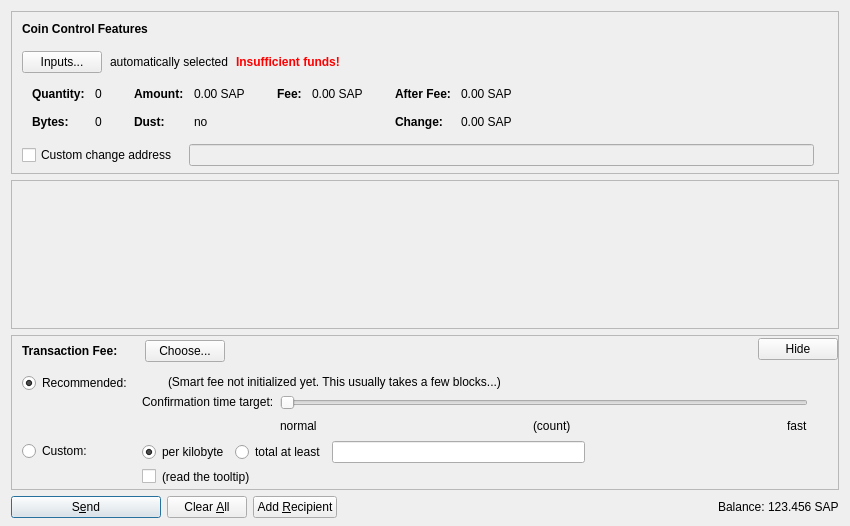
<?xml version="1.0" encoding="UTF-8"?>
<ui version="4.0">
 <class>SendCoinsDialog</class>
 <widget class="QDialog" name="SendCoinsDialog">
  <property name="geometry">
   <rect>
    <x>0</x>
    <y>0</y>
    <width>850</width>
    <height>526</height>
   </rect>
  </property>
  <property name="windowTitle">
   <string>Send Coins</string>
  </property>
  <layout class="QVBoxLayout" name="verticalLayout" stretch="0,1,0,0">
   <property name="bottomMargin">
    <number>8</number>
   </property>
   <item>
    <widget class="QFrame" name="frameCoinControl">
     <property name="sizePolicy">
      <sizepolicy hsizetype="Expanding" vsizetype="Expanding">
       <horstretch>0</horstretch>
       <verstretch>0</verstretch>
      </sizepolicy>
     </property>
     <property name="maximumSize">
      <size>
       <width>16777215</width>
       <height>16777215</height>
      </size>
     </property>
     <property name="frameShape">
      <enum>QFrame::StyledPanel</enum>
     </property>
     <property name="frameShadow">
      <enum>QFrame::Sunken</enum>
     </property>
     <layout class="QVBoxLayout" name="verticalLayoutCoinControl2">
      <property name="spacing">
       <number>0</number>
      </property>
      <property name="leftMargin">
       <number>0</number>
      </property>
      <property name="topMargin">
       <number>0</number>
      </property>
      <property name="rightMargin">
       <number>0</number>
      </property>
      <property name="bottomMargin">
       <number>6</number>
      </property>
      <item>
       <layout class="QVBoxLayout" name="verticalLayoutCoinControl" stretch="0,0,0,0,1">
        <property name="spacing">
         <number>0</number>
        </property>
        <property name="leftMargin">
         <number>10</number>
        </property>
        <property name="topMargin">
         <number>10</number>
        </property>
        <item>
         <layout class="QHBoxLayout" name="horizontalLayoutCoinControl1">
          <property name="bottomMargin">
           <number>15</number>
          </property>
          <item>
           <widget class="QLabel" name="labelCoinControlFeatures">
            <property name="sizePolicy">
             <sizepolicy hsizetype="Preferred" vsizetype="Maximum">
              <horstretch>0</horstretch>
              <verstretch>0</verstretch>
             </sizepolicy>
            </property>
            <property name="font">
             <font>
              <weight>75</weight>
              <bold>true</bold>
             </font>
            </property>
            <property name="styleSheet">
             <string notr="true">font-weight:bold;</string>
            </property>
            <property name="text">
             <string>Coin Control Features</string>
            </property>
           </widget>
          </item>
         </layout>
        </item>
        <item>
         <layout class="QHBoxLayout" name="horizontalLayoutCoinControl2" stretch="0,0,0,0">
          <property name="spacing">
           <number>8</number>
          </property>
          <property name="bottomMargin">
           <number>10</number>
          </property>
          <item>
           <widget class="QPushButton" name="pushButtonCoinControl">
            <property name="styleSheet">
             <string notr="true"/>
            </property>
            <property name="text">
             <string>Inputs...</string>
            </property>
            <property name="autoDefault">
             <bool>false</bool>
            </property>
           </widget>
          </item>
          <item>
           <widget class="QLabel" name="labelCoinControlAutomaticallySelected">
            <property name="text">
             <string>automatically selected</string>
            </property>
            <property name="margin">
             <number>5</number>
            </property>
           </widget>
          </item>
          <item>
           <widget class="QLabel" name="labelCoinControlInsuffFunds">
            <property name="font">
             <font>
              <weight>75</weight>
              <bold>true</bold>
             </font>
            </property>
            <property name="styleSheet">
             <string notr="true">color:red;font-weight:bold;</string>
            </property>
            <property name="text">
             <string>Insufficient funds!</string>
            </property>
            <property name="margin">
             <number>5</number>
            </property>
           </widget>
          </item>
          <item>
           <spacer name="horizontalSpacerCoinControl">
            <property name="orientation">
             <enum>Qt::Horizontal</enum>
            </property>
            <property name="sizeHint" stdset="0">
             <size>
              <width>40</width>
              <height>1</height>
             </size>
            </property>
           </spacer>
          </item>
         </layout>
        </item>
        <item>
         <widget class="QWidget" name="widgetCoinControl" native="true">
          <property name="sizePolicy">
           <sizepolicy hsizetype="Preferred" vsizetype="Preferred">
            <horstretch>0</horstretch>
            <verstretch>0</verstretch>
           </sizepolicy>
          </property>
          <property name="minimumSize">
           <size>
            <width>0</width>
            <height>0</height>
           </size>
          </property>
          <property name="styleSheet">
           <string notr="true"/>
          </property>
          <layout class="QHBoxLayout" name="horizontalLayoutCoinControl5">
           <property name="leftMargin">
            <number>0</number>
           </property>
           <property name="topMargin">
            <number>0</number>
           </property>
           <property name="rightMargin">
            <number>0</number>
           </property>
           <property name="bottomMargin">
            <number>0</number>
           </property>
           <item>
            <layout class="QHBoxLayout" name="horizontalLayoutCoinControl3" stretch="0,0,0,1">
             <property name="spacing">
              <number>20</number>
             </property>
             <property name="topMargin">
              <number>0</number>
             </property>
             <property name="bottomMargin">
              <number>10</number>
             </property>
             <item>
              <layout class="QFormLayout" name="formLayoutCoinControl1">
               <property name="horizontalSpacing">
                <number>10</number>
               </property>
               <property name="verticalSpacing">
                <number>14</number>
               </property>
               <property name="leftMargin">
                <number>10</number>
               </property>
               <property name="topMargin">
                <number>4</number>
               </property>
               <property name="rightMargin">
                <number>6</number>
               </property>
               <item row="0" column="0">
                <widget class="QLabel" name="labelCoinControlQuantityText">
                 <property name="font">
                  <font>
                   <weight>75</weight>
                   <bold>true</bold>
                  </font>
                 </property>
                 <property name="text">
                  <string>Quantity:</string>
                 </property>
                 <property name="margin">
                  <number>0</number>
                 </property>
                </widget>
               </item>
               <item row="0" column="1">
                <widget class="QLabel" name="labelCoinControlQuantity">
                 <property name="cursor">
                  <cursorShape>IBeamCursor</cursorShape>
                 </property>
                 <property name="contextMenuPolicy">
                  <enum>Qt::ActionsContextMenu</enum>
                 </property>
                 <property name="text">
                  <string notr="true">0</string>
                 </property>
                 <property name="margin">
                  <number>0</number>
                 </property>
                 <property name="textInteractionFlags">
                  <set>Qt::LinksAccessibleByMouse|Qt::TextSelectableByKeyboard|Qt::TextSelectableByMouse</set>
                 </property>
                </widget>
               </item>
               <item row="1" column="0">
                <widget class="QLabel" name="labelCoinControlBytesText">
                 <property name="font">
                  <font>
                   <weight>75</weight>
                   <bold>true</bold>
                  </font>
                 </property>
                 <property name="text">
                  <string>Bytes:</string>
                 </property>
                </widget>
               </item>
               <item row="1" column="1">
                <widget class="QLabel" name="labelCoinControlBytes">
                 <property name="cursor">
                  <cursorShape>IBeamCursor</cursorShape>
                 </property>
                 <property name="contextMenuPolicy">
                  <enum>Qt::ActionsContextMenu</enum>
                 </property>
                 <property name="text">
                  <string notr="true">0</string>
                 </property>
                 <property name="textInteractionFlags">
                  <set>Qt::LinksAccessibleByMouse|Qt::TextSelectableByKeyboard|Qt::TextSelectableByMouse</set>
                 </property>
                </widget>
               </item>
              </layout>
             </item>
             <item>
              <layout class="QFormLayout" name="formLayoutCoinControl2">
               <property name="horizontalSpacing">
                <number>10</number>
               </property>
               <property name="verticalSpacing">
                <number>14</number>
               </property>
               <property name="leftMargin">
                <number>6</number>
               </property>
               <property name="topMargin">
                <number>4</number>
               </property>
               <property name="rightMargin">
                <number>6</number>
               </property>
               <item row="0" column="0">
                <widget class="QLabel" name="labelCoinControlAmountText">
                 <property name="font">
                  <font>
                   <weight>75</weight>
                   <bold>true</bold>
                  </font>
                 </property>
                 <property name="text">
                  <string>Amount:</string>
                 </property>
                 <property name="margin">
                  <number>0</number>
                 </property>
                </widget>
               </item>
               <item row="0" column="1">
                <widget class="QLabel" name="labelCoinControlAmount">
                 <property name="cursor">
                  <cursorShape>IBeamCursor</cursorShape>
                 </property>
                 <property name="contextMenuPolicy">
                  <enum>Qt::ActionsContextMenu</enum>
                 </property>
                 <property name="text">
                  <string notr="true">0.00 SAP</string>
                 </property>
                 <property name="textInteractionFlags">
                  <set>Qt::LinksAccessibleByMouse|Qt::TextSelectableByKeyboard|Qt::TextSelectableByMouse</set>
                 </property>
                </widget>
               </item>
               <item row="1" column="0">
                <widget class="QLabel" name="labelCoinControlLowOutputText">
                 <property name="font">
                  <font>
                   <weight>75</weight>
                   <bold>true</bold>
                  </font>
                 </property>
                 <property name="text">
                  <string>Dust:</string>
                 </property>
                </widget>
               </item>
               <item row="1" column="1">
                <widget class="QLabel" name="labelCoinControlLowOutput">
                 <property name="cursor">
                  <cursorShape>IBeamCursor</cursorShape>
                 </property>
                 <property name="contextMenuPolicy">
                  <enum>Qt::ActionsContextMenu</enum>
                 </property>
                 <property name="text">
                  <string notr="true">no</string>
                 </property>
                 <property name="textInteractionFlags">
                  <set>Qt::LinksAccessibleByMouse|Qt::TextSelectableByKeyboard|Qt::TextSelectableByMouse</set>
                 </property>
                </widget>
               </item>
              </layout>
             </item>
             <item>
              <layout class="QFormLayout" name="formLayoutCoinControl3">
               <property name="horizontalSpacing">
                <number>10</number>
               </property>
               <property name="verticalSpacing">
                <number>14</number>
               </property>
               <property name="leftMargin">
                <number>6</number>
               </property>
               <property name="topMargin">
                <number>4</number>
               </property>
               <property name="rightMargin">
                <number>6</number>
               </property>
               <item row="0" column="0">
                <widget class="QLabel" name="labelCoinControlFeeText">
                 <property name="font">
                  <font>
                   <weight>75</weight>
                   <bold>true</bold>
                  </font>
                 </property>
                 <property name="text">
                  <string>Fee:</string>
                 </property>
                 <property name="margin">
                  <number>0</number>
                 </property>
                </widget>
               </item>
               <item row="0" column="1">
                <widget class="QLabel" name="labelCoinControlFee">
                 <property name="cursor">
                  <cursorShape>IBeamCursor</cursorShape>
                 </property>
                 <property name="contextMenuPolicy">
                  <enum>Qt::ActionsContextMenu</enum>
                 </property>
                 <property name="text">
                  <string notr="true">0.00 SAP</string>
                 </property>
                 <property name="textInteractionFlags">
                  <set>Qt::LinksAccessibleByMouse|Qt::TextSelectableByKeyboard|Qt::TextSelectableByMouse</set>
                 </property>
                </widget>
               </item>
              </layout>
             </item>
             <item>
              <layout class="QFormLayout" name="formLayoutCoinControl4">
               <property name="horizontalSpacing">
                <number>10</number>
               </property>
               <property name="verticalSpacing">
                <number>14</number>
               </property>
               <property name="leftMargin">
                <number>6</number>
               </property>
               <property name="topMargin">
                <number>4</number>
               </property>
               <property name="rightMargin">
                <number>6</number>
               </property>
               <item row="0" column="0">
                <widget class="QLabel" name="labelCoinControlAfterFeeText">
                 <property name="font">
                  <font>
                   <weight>75</weight>
                   <bold>true</bold>
                  </font>
                 </property>
                 <property name="text">
                  <string>After Fee:</string>
                 </property>
                 <property name="margin">
                  <number>0</number>
                 </property>
                </widget>
               </item>
               <item row="0" column="1">
                <widget class="QLabel" name="labelCoinControlAfterFee">
                 <property name="cursor">
                  <cursorShape>IBeamCursor</cursorShape>
                 </property>
                 <property name="contextMenuPolicy">
                  <enum>Qt::ActionsContextMenu</enum>
                 </property>
                 <property name="text">
                  <string notr="true">0.00 SAP</string>
                 </property>
                 <property name="textInteractionFlags">
                  <set>Qt::LinksAccessibleByMouse|Qt::TextSelectableByKeyboard|Qt::TextSelectableByMouse</set>
                 </property>
                </widget>
               </item>
               <item row="1" column="0">
                <widget class="QLabel" name="labelCoinControlChangeText">
                 <property name="font">
                  <font>
                   <weight>75</weight>
                   <bold>true</bold>
                  </font>
                 </property>
                 <property name="text">
                  <string>Change:</string>
                 </property>
                </widget>
               </item>
               <item row="1" column="1">
                <widget class="QLabel" name="labelCoinControlChange">
                 <property name="cursor">
                  <cursorShape>IBeamCursor</cursorShape>
                 </property>
                 <property name="contextMenuPolicy">
                  <enum>Qt::ActionsContextMenu</enum>
                 </property>
                 <property name="text">
                  <string notr="true">0.00 SAP</string>
                 </property>
                 <property name="textInteractionFlags">
                  <set>Qt::LinksAccessibleByMouse|Qt::TextSelectableByKeyboard|Qt::TextSelectableByMouse</set>
                 </property>
                </widget>
               </item>
              </layout>
             </item>
            </layout>
           </item>
          </layout>
         </widget>
        </item>
        <item>
         <layout class="QHBoxLayout" name="horizontalLayoutCoinControl4" stretch="0,0,0">
          <property name="spacing">
           <number>12</number>
          </property>
          <property name="sizeConstraint">
           <enum>QLayout::SetDefaultConstraint</enum>
          </property>
          <property name="topMargin">
           <number>5</number>
          </property>
          <property name="rightMargin">
           <number>5</number>
          </property>
          <item>
           <widget class="QCheckBox" name="checkBoxCoinControlChange">
            <property name="toolTip">
             <string>If this is activated, but the change address is empty or invalid, change will be sent to a newly generated address.</string>
            </property>
            <property name="text">
             <string>Custom change address</string>
            </property>
           </widget>
          </item>
          <item>
           <widget class="QValidatedLineEdit" name="lineEditCoinControlChange">
            <property name="enabled">
             <bool>false</bool>
            </property>
            <property name="sizePolicy">
             <sizepolicy hsizetype="Expanding" vsizetype="Fixed">
              <horstretch>0</horstretch>
              <verstretch>0</verstretch>
             </sizepolicy>
            </property>
           </widget>
          </item>
          <item>
           <widget class="QLabel" name="labelCoinControlChangeLabel">
            <property name="sizePolicy">
             <sizepolicy hsizetype="Preferred" vsizetype="Expanding">
              <horstretch>0</horstretch>
              <verstretch>0</verstretch>
             </sizepolicy>
            </property>
            <property name="minimumSize">
             <size>
              <width>0</width>
              <height>0</height>
             </size>
            </property>
            <property name="text">
             <string/>
            </property>
            <property name="margin">
             <number>3</number>
            </property>
           </widget>
          </item>
         </layout>
        </item>
        <item>
         <spacer name="verticalSpacerCoinControl">
          <property name="orientation">
           <enum>Qt::Vertical</enum>
          </property>
          <property name="sizeHint" stdset="0">
           <size>
            <width>800</width>
            <height>1</height>
           </size>
          </property>
         </spacer>
        </item>
       </layout>
      </item>
     </layout>
    </widget>
   </item>
   <item>
    <widget class="QScrollArea" name="scrollArea">
     <property name="widgetResizable">
      <bool>true</bool>
     </property>
     <widget class="QWidget" name="scrollAreaWidgetContents">
      <property name="geometry">
       <rect>
        <x>0</x>
        <y>0</y>
        <width>830</width>
        <height>104</height>
       </rect>
      </property>
      <layout class="QVBoxLayout" name="verticalLayout_2" stretch="0,1">
       <property name="leftMargin">
        <number>0</number>
       </property>
       <property name="topMargin">
        <number>0</number>
       </property>
       <property name="rightMargin">
        <number>0</number>
       </property>
       <property name="bottomMargin">
        <number>0</number>
       </property>
       <item>
        <layout class="QVBoxLayout" name="entries">
         <property name="spacing">
          <number>6</number>
         </property>
        </layout>
       </item>
       <item>
        <spacer name="verticalSpacer">
         <property name="orientation">
          <enum>Qt::Vertical</enum>
         </property>
         <property name="sizeHint" stdset="0">
          <size>
           <width>20</width>
           <height>40</height>
          </size>
         </property>
        </spacer>
       </item>
      </layout>
     </widget>
    </widget>
   </item>
   <item>
    <widget class="QFrame" name="frameFee">
     <property name="sizePolicy">
      <sizepolicy hsizetype="Expanding" vsizetype="Expanding">
       <horstretch>0</horstretch>
       <verstretch>0</verstretch>
      </sizepolicy>
     </property>
     <property name="maximumSize">
      <size>
       <width>16777215</width>
       <height>16777215</height>
      </size>
     </property>
     <property name="frameShape">
      <enum>QFrame::StyledPanel</enum>
     </property>
     <property name="frameShadow">
      <enum>QFrame::Sunken</enum>
     </property>
     <layout class="QVBoxLayout" name="verticalLayoutFee1">
      <property name="spacing">
       <number>0</number>
      </property>
      <property name="leftMargin">
       <number>0</number>
      </property>
      <property name="topMargin">
       <number>0</number>
      </property>
      <property name="rightMargin">
       <number>0</number>
      </property>
      <property name="bottomMargin">
       <number>0</number>
      </property>
      <item>
       <layout class="QVBoxLayout" name="verticalLayoutFee2" stretch="0,0,0">
        <property name="spacing">
         <number>0</number>
        </property>
        <property name="leftMargin">
         <number>10</number>
        </property>
        <property name="topMargin">
         <number>0</number>
        </property>
        <item>
         <layout class="QHBoxLayout" name="horizontalLayoutFee1">
          <property name="bottomMargin">
           <number>0</number>
          </property>
          <item>
           <layout class="QVBoxLayout" name="verticalLayoutFee7">
            <property name="spacing">
             <number>0</number>
            </property>
            <item>
             <spacer name="verticalSpacerSmartFee">
              <property name="orientation">
               <enum>Qt::Vertical</enum>
              </property>
              <property name="sizeType">
               <enum>QSizePolicy::Fixed</enum>
              </property>
              <property name="sizeHint" stdset="0">
               <size>
                <width>1</width>
                <height>4</height>
               </size>
              </property>
             </spacer>
            </item>
            <item>
             <layout class="QHBoxLayout" name="horizontalLayoutSmartFee">
              <property name="spacing">
               <number>10</number>
              </property>
              <item>
               <widget class="QLabel" name="labelFeeHeadline">
                <property name="sizePolicy">
                 <sizepolicy hsizetype="Preferred" vsizetype="Maximum">
                  <horstretch>0</horstretch>
                  <verstretch>0</verstretch>
                 </sizepolicy>
                </property>
                <property name="font">
                 <font>
                  <weight>75</weight>
                  <bold>true</bold>
                 </font>
                </property>
                <property name="styleSheet">
                 <string notr="true">font-weight:bold;</string>
                </property>
                <property name="text">
                 <string>Transaction Fee:</string>
                </property>
               </widget>
              </item>
              <item>
               <widget class="QLabel" name="labelFeeMinimized">
                <property name="text">
                 <string/>
                </property>
               </widget>
              </item>
              <item>
               <widget class="QPushButton" name="buttonChooseFee">
                <property name="text">
                 <string>Choose...</string>
                </property>
               </widget>
              </item>
             </layout>
            </item>
            <item>
             <spacer name="verticalSpacer_5">
              <property name="orientation">
               <enum>Qt::Vertical</enum>
              </property>
              <property name="sizeHint" stdset="0">
               <size>
                <width>1</width>
                <height>1</height>
               </size>
              </property>
             </spacer>
            </item>
           </layout>
          </item>
          <item>
           <spacer name="horizontalSpacer_4">
            <property name="orientation">
             <enum>Qt::Horizontal</enum>
            </property>
            <property name="sizeHint" stdset="0">
             <size>
              <width>40</width>
              <height>20</height>
             </size>
            </property>
           </spacer>
          </item>
          <item>
           <widget class="QPushButton" name="buttonMinimizeFee">
            <property name="toolTip">
             <string>collapse fee-settings</string>
            </property>
            <property name="text">
             <string>Hide</string>
            </property>
           </widget>
          </item>
         </layout>
        </item>
        <item>
         <widget class="QFrame" name="frameFeeSelection">
          <layout class="QVBoxLayout" name="verticalLayoutFee12">
           <property name="spacing">
            <number>0</number>
           </property>
           <property name="leftMargin">
            <number>0</number>
           </property>
           <property name="topMargin">
            <number>0</number>
           </property>
           <property name="rightMargin">
            <number>0</number>
           </property>
           <property name="bottomMargin">
            <number>0</number>
           </property>
           <item>
            <layout class="QGridLayout" name="gridLayoutFee">
             <property name="topMargin">
              <number>10</number>
             </property>
             <property name="bottomMargin">
              <number>4</number>
             </property>
             <property name="horizontalSpacing">
              <number>10</number>
             </property>
             <property name="verticalSpacing">
              <number>4</number>
             </property>
             <item row="1" column="1">
              <layout class="QVBoxLayout" name="verticalLayoutFee8">
               <property name="spacing">
                <number>6</number>
               </property>
               <item>
                <layout class="QHBoxLayout" name="horizontalLayoutFee13">
                 <item>
                  <widget class="QRadioButton" name="radioCustomPerKilobyte">
                   <property name="toolTip">
                    <string>If the custom fee is set to 1000 satoshis and the transaction is only 250 bytes, then &quot;per kilobyte&quot; only pays 250 satoshis in fee, while &quot;total at least&quot; pays 1000 satoshis. For transactions bigger than a kilobyte both pay by kilobyte.</string>
                   </property>
                   <property name="text">
                    <string>per kilobyte</string>
                   </property>
                   <property name="checked">
                    <bool>true</bool>
                   </property>
                   <attribute name="buttonGroup">
                    <string notr="true">groupCustomFee</string>
                   </attribute>
                  </widget>
                 </item>
                 <item>
                  <widget class="QRadioButton" name="radioCustomAtLeast">
                   <property name="toolTip">
                    <string>If the custom fee is set to 1000 satoshis and the transaction is only 250 bytes, then &quot;per kilobyte&quot; only pays 250 satoshis in fee, while &quot;total at least&quot; pays 1000 satoshis. For transactions bigger than a kilobyte both pay by kilobyte.</string>
                   </property>
                   <property name="text">
                    <string>total at least</string>
                   </property>
                   <attribute name="buttonGroup">
                    <string notr="true">groupCustomFee</string>
                   </attribute>
                  </widget>
                 </item>
                 <item>
                  <widget class="MethuselahAmountField" name="customFee"/>
                 </item>
                 <item>
                  <spacer name="horizontalSpacer_6">
                   <property name="orientation">
                    <enum>Qt::Horizontal</enum>
                   </property>
                   <property name="sizeHint" stdset="0">
                    <size>
                     <width>1</width>
                     <height>1</height>
                    </size>
                   </property>
                  </spacer>
                 </item>
                </layout>
               </item>
               <item>
                <layout class="QHBoxLayout" name="horizontalLayoutFee8">
                 <item>
                  <widget class="QCheckBox" name="checkBoxMinimumFee">
                   <property name="toolTip">
                    <string>Paying only the minimum fee is just fine as long as there is less transaction volume than space in the blocks. But be aware that this can end up in a never confirming transaction once there is more demand for methuselah transactions than the network can process.</string>
                   </property>
                   <property name="text">
                    <string/>
                   </property>
                  </widget>
                 </item>
                 <item>
                  <widget class="QLabel" name="labelMinFeeWarning">
                   <property name="enabled">
                    <bool>true</bool>
                   </property>
                   <property name="toolTip">
                    <string>Paying only the minimum fee is just fine as long as there is less transaction volume than space in the blocks. But be aware that this can end up in a never confirming transaction once there is more demand for methuselah transactions than the network can process.</string>
                   </property>
                   <property name="text">
                    <string>(read the tooltip)</string>
                   </property>
                   <property name="margin">
                    <number>5</number>
                   </property>
                  </widget>
                 </item>
                 <item>
                  <spacer name="horizontalSpacer_2">
                   <property name="orientation">
                    <enum>Qt::Horizontal</enum>
                   </property>
                   <property name="sizeHint" stdset="0">
                    <size>
                     <width>1</width>
                     <height>1</height>
                    </size>
                   </property>
                  </spacer>
                 </item>
                </layout>
               </item>
              </layout>
             </item>
             <item row="0" column="0">
              <layout class="QVBoxLayout" name="verticalLayoutFee4" stretch="0,1">
               <item>
                <widget class="QRadioButton" name="radioSmartFee">
                 <property name="text">
                  <string>Recommended:</string>
                 </property>
                 <property name="checked">
                  <bool>true</bool>
                 </property>
                 <attribute name="buttonGroup">
                  <string notr="true">groupFee</string>
                 </attribute>
                </widget>
               </item>
               <item>
                <spacer name="verticalSpacer_2">
                 <property name="orientation">
                  <enum>Qt::Vertical</enum>
                 </property>
                 <property name="sizeHint" stdset="0">
                  <size>
                   <width>1</width>
                   <height>1</height>
                  </size>
                 </property>
                </spacer>
               </item>
              </layout>
             </item>
             <item row="1" column="0">
              <layout class="QVBoxLayout" name="verticalLayoutFee9" stretch="0,1">
               <item>
                <widget class="QRadioButton" name="radioCustomFee">
                 <property name="text">
                  <string>Custom:</string>
                 </property>
                 <attribute name="buttonGroup">
                  <string notr="true">groupFee</string>
                 </attribute>
                </widget>
               </item>
               <item>
                <spacer name="verticalSpacer_6">
                 <property name="orientation">
                  <enum>Qt::Vertical</enum>
                 </property>
                 <property name="sizeHint" stdset="0">
                  <size>
                   <width>1</width>
                   <height>1</height>
                  </size>
                 </property>
                </spacer>
               </item>
              </layout>
             </item>
             <item row="0" column="1">
              <layout class="QVBoxLayout" name="verticalLayoutFee3" stretch="0,0,1">
               <property name="spacing">
                <number>6</number>
               </property>
               <property name="topMargin">
                <number>2</number>
               </property>
               <item>
                <layout class="QHBoxLayout" name="horizontalLayoutFee12">
                 <item>
                  <widget class="QLabel" name="labelSmartFee">
                   <property name="text">
                    <string/>
                   </property>
                   <property name="margin">
                    <number>2</number>
                   </property>
                  </widget>
                 </item>
                 <item>
                  <widget class="QLabel" name="labelFeeEstimation">
                   <property name="text">
                    <string/>
                   </property>
                  </widget>
                 </item>
                 <item>
                  <widget class="QLabel" name="labelSmartFee2">
                   <property name="text">
                    <string>(Smart fee not initialized yet. This usually takes a few blocks...)</string>
                   </property>
                   <property name="margin">
                    <number>2</number>
                   </property>
                  </widget>
                 </item>
                 <item>
                  <spacer name="horizontalSpacer_5">
                   <property name="orientation">
                    <enum>Qt::Horizontal</enum>
                   </property>
                   <property name="sizeHint" stdset="0">
                    <size>
                     <width>1</width>
                     <height>1</height>
                    </size>
                   </property>
                  </spacer>
                 </item>
                </layout>
               </item>
               <item>
                <layout class="QHBoxLayout" name="horizontalLayoutFee9">
                 <item>
                  <layout class="QVBoxLayout" name="verticalLayoutFee6">
                   <item>
                    <widget class="QLabel" name="labelSmartFee3">
                     <property name="text">
                      <string>Confirmation time target:</string>
                     </property>
                     <property name="margin">
                      <number>2</number>
                     </property>
                    </widget>
                   </item>
                   <item>
                    <spacer name="verticalSpacer_3">
                     <property name="orientation">
                      <enum>Qt::Vertical</enum>
                     </property>
                     <property name="sizeHint" stdset="0">
                      <size>
                       <width>1</width>
                       <height>1</height>
                      </size>
                     </property>
                    </spacer>
                   </item>
                  </layout>
                 </item>
                 <item>
                  <layout class="QVBoxLayout" name="verticalLayoutFee5">
                   <property name="rightMargin">
                    <number>30</number>
                   </property>
                   <item>
                    <widget class="QSlider" name="sliderSmartFee">
                     <property name="minimum">
                      <number>0</number>
                     </property>
                     <property name="maximum">
                      <number>23</number>
                     </property>
                     <property name="pageStep">
                      <number>1</number>
                     </property>
                     <property name="value">
                      <number>0</number>
                     </property>
                     <property name="orientation">
                      <enum>Qt::Horizontal</enum>
                     </property>
                     <property name="invertedAppearance">
                      <bool>false</bool>
                     </property>
                     <property name="invertedControls">
                      <bool>false</bool>
                     </property>
                     <property name="tickPosition">
                      <enum>QSlider::NoTicks</enum>
                     </property>
                    </widget>
                   </item>
                   <item>
                    <layout class="QHBoxLayout" name="horizontalLayoutFee10">
                     <item>
                      <widget class="QLabel" name="labelSmartFeeNormal">
                       <property name="text">
                        <string>normal</string>
                       </property>
                      </widget>
                     </item>
                     <item>
                      <spacer name="horizontalSpacer_7">
                       <property name="orientation">
                        <enum>Qt::Horizontal</enum>
                       </property>
                       <property name="sizeHint" stdset="0">
                        <size>
                         <width>40</width>
                         <height>20</height>
                        </size>
                       </property>
                      </spacer>
                     </item>
                     <item>
                      <widget class="QLabel" name="confirmationTargetLabel">
                       <property name="text">
                        <string notr="true">(count)</string>
                       </property>
                      </widget>
                     </item>
                     <item>
                      <spacer name="horizontalSpacer_3">
                       <property name="orientation">
                        <enum>Qt::Horizontal</enum>
                       </property>
                       <property name="sizeHint" stdset="0">
                        <size>
                         <width>40</width>
                         <height>20</height>
                        </size>
                       </property>
                      </spacer>
                     </item>
                     <item>
                      <widget class="QLabel" name="labelSmartFeeFast">
                       <property name="text">
                        <string>fast</string>
                       </property>
                      </widget>
                     </item>
                    </layout>
                   </item>
                  </layout>
                 </item>
                </layout>
               </item>
               <item>
                <spacer name="verticalSpacer_4">
                 <property name="orientation">
                  <enum>Qt::Vertical</enum>
                 </property>
                 <property name="sizeHint" stdset="0">
                  <size>
                   <width>1</width>
                   <height>1</height>
                  </size>
                 </property>
                </spacer>
               </item>
              </layout>
             </item>
            </layout>
           </item>
          </layout>
         </widget>
        </item>
        <item>
         <spacer name="verticalSpacerFee">
          <property name="orientation">
           <enum>Qt::Vertical</enum>
          </property>
          <property name="sizeHint" stdset="0">
           <size>
            <width>800</width>
            <height>1</height>
           </size>
          </property>
         </spacer>
        </item>
       </layout>
      </item>
     </layout>
    </widget>
   </item>
   <item>
    <layout class="QHBoxLayout" name="horizontalLayout">
     <item>
      <widget class="QPushButton" name="sendButton">
       <property name="minimumSize">
        <size>
         <width>150</width>
         <height>0</height>
        </size>
       </property>
       <property name="toolTip">
        <string>Confirm the send action</string>
       </property>
       <property name="text">
        <string>S&amp;end</string>
       </property>
       <property name="icon">
        <iconset resource="../methuselah.qrc">
         <normaloff>:/icons/send</normaloff>:/icons/send</iconset>
       </property>
       <property name="autoDefault">
        <bool>false</bool>
       </property>
       <property name="default">
        <bool>true</bool>
       </property>
      </widget>
     </item>
     <item>
      <widget class="QPushButton" name="clearButton">
       <property name="sizePolicy">
        <sizepolicy hsizetype="Minimum" vsizetype="Fixed">
         <horstretch>0</horstretch>
         <verstretch>0</verstretch>
        </sizepolicy>
       </property>
       <property name="toolTip">
        <string>Clear all fields of the form.</string>
       </property>
       <property name="text">
        <string>Clear &amp;All</string>
       </property>
       <property name="icon">
        <iconset resource="../methuselah.qrc">
         <normaloff>:/icons/remove</normaloff>:/icons/remove</iconset>
       </property>
       <property name="autoDefault">
        <bool>false</bool>
       </property>
      </widget>
     </item>
     <item>
      <widget class="QPushButton" name="addButton">
       <property name="toolTip">
        <string>Send to multiple recipients at once</string>
       </property>
       <property name="text">
        <string>Add &amp;Recipient</string>
       </property>
       <property name="icon">
        <iconset resource="../methuselah.qrc">
         <normaloff>:/icons/add</normaloff>:/icons/add</iconset>
       </property>
       <property name="autoDefault">
        <bool>false</bool>
       </property>
      </widget>
     </item>
     <item>
      <spacer name="horizontalSpacer">
       <property name="orientation">
        <enum>Qt::Horizontal</enum>
       </property>
       <property name="sizeHint" stdset="0">
        <size>
         <width>40</width>
         <height>20</height>
        </size>
       </property>
      </spacer>
     </item>
     <item>
      <layout class="QHBoxLayout" name="horizontalLayout_2">
       <property name="spacing">
        <number>3</number>
       </property>
       <item>
        <widget class="QLabel" name="label">
         <property name="sizePolicy">
          <sizepolicy hsizetype="Preferred" vsizetype="Fixed">
           <horstretch>0</horstretch>
           <verstretch>0</verstretch>
          </sizepolicy>
         </property>
         <property name="text">
          <string>Balance:</string>
         </property>
        </widget>
       </item>
       <item>
        <widget class="QLabel" name="labelBalance">
         <property name="sizePolicy">
          <sizepolicy hsizetype="Preferred" vsizetype="Fixed">
           <horstretch>0</horstretch>
           <verstretch>0</verstretch>
          </sizepolicy>
         </property>
         <property name="cursor">
          <cursorShape>IBeamCursor</cursorShape>
         </property>
         <property name="text">
          <string notr="true">123.456 SAP</string>
         </property>
         <property name="textInteractionFlags">
          <set>Qt::LinksAccessibleByMouse|Qt::TextSelectableByKeyboard|Qt::TextSelectableByMouse</set>
         </property>
        </widget>
       </item>
      </layout>
     </item>
    </layout>
   </item>
  </layout>
 </widget>
 <customwidgets>
  <customwidget>
   <class>QValidatedLineEdit</class>
   <extends>QLineEdit</extends>
   <header>qvalidatedlineedit.h</header>
  </customwidget>
  <customwidget>
   <class>MethuselahAmountField</class>
   <extends>QLineEdit</extends>
   <header>methuselahamountfield.h</header>
   <container>1</container>
  </customwidget>
 </customwidgets>
 <resources>
  <include location="../methuselah.qrc"/>
 </resources>
 <connections/>
 <buttongroups>
  <buttongroup name="groupFee"/>
  <buttongroup name="groupCustomFee"/>
 </buttongroups>
</ui>
